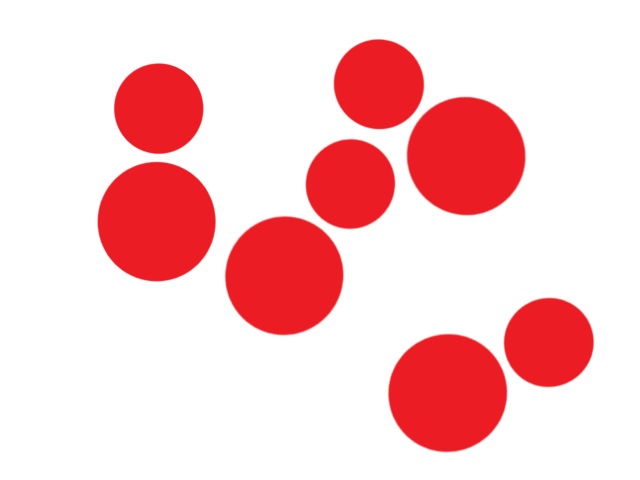
#> input picture Software/Python/Docs/CirclePicMultiple2.png, 640 x 480 px
$ python Circles.py
#> lines starting #> are read from the running program, lines starting #| are printed output that depends on the picture; after the words box and inside, x2 and y2 are one past the last pixel; in counts of white or black regions, pixels touching at a corner belong together
# -*- coding: utf-8 -*-
"""
Created on Fri Feb 21 14:04:08 2020

@author: Gille
"""


import cv2
import numpy as np
import matplotlib.pyplot as plt


planets	= cv2.imread('../Docs/CirclePicMultiple2.png')
#> planets is the input picture: shape (480, 640, 3); mean B, G, R 205.7, 204, 250.7
gray_img	=	cv2.cvtColor(planets,	cv2.COLOR_BGR2GRAY)
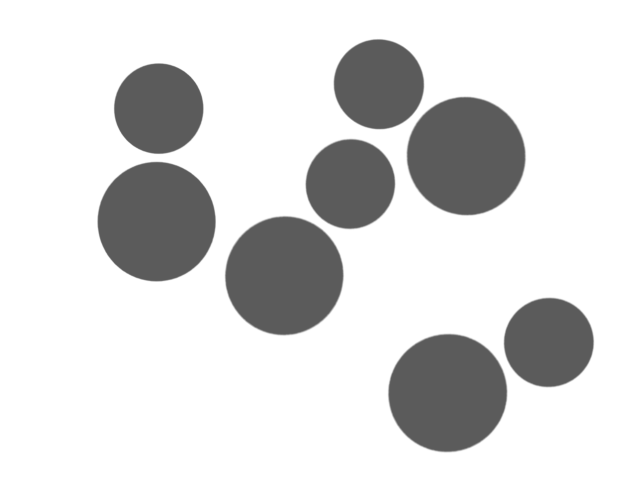
#> gray_img: shape (480, 640); min 91, max 255, mean 218.1
img	= cv2.medianBlur(gray_img,	5)
cimg = cv2.cvtColor(img,cv2.COLOR_GRAY2BGR)

#center
circles	= cv2.HoughCircles(img,cv2.HOUGH_GRADIENT,1,120,param1=100,param2=30,minRadius=0,maxRadius=0)
#> circles = [[283.5, 275.5, 58.8], [156.5, 221.5, 59.1], [447.5, 392.5, 58.7], [465.5, 155.5, 58.7]]
circles	= np.uint16(np.around(circles))
#> circles = [[284, 276, 59], [156, 222, 59], [448, 392, 59], [466, 156, 59]]

for	i in circles[0,:]:
    print('ci0:', i[0], 'ci1:', i[1], 'ci2:', i[2])
    #	draw	the	outer	circle
    cv2.circle(planets,(i[0],i[1]),i[2],(0,0,0),8)
    #	draw	the	center	of	the	circle
    cv2.circle(planets,(i[0],i[1]),2,(222,222,0),3)
#> this loop made 4 passes
#| ci0: 284 ci1: 276 ci2: 59
#| ci0: 156 ci1: 222 ci2: 59
#| ci0: 448 ci1: 392 ci2: 59
#| ci0: 466 ci1: 156 ci2: 59
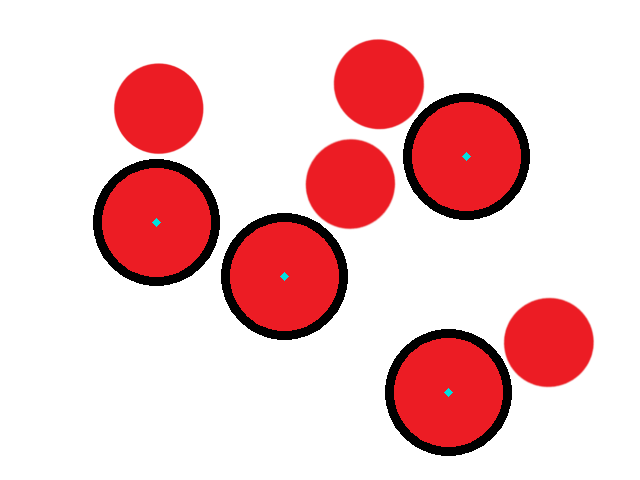
#> planets: shape (480, 640, 3); 4.36% of pixels changed, all inside (x1, y1, x2, y2) = (93, 93, 530, 456)

plt.imshow(planets)
cv2.imshow("Grayed",	gray_img)
cv2.imshow("HoughCirlces",	planets)
cv2.waitKey()
cv2.destroyAllWindows()

$ run again, with Software/Python/Docs/CirclePic.png copied over Software/Python/Docs/CirclePicMultiple2.png
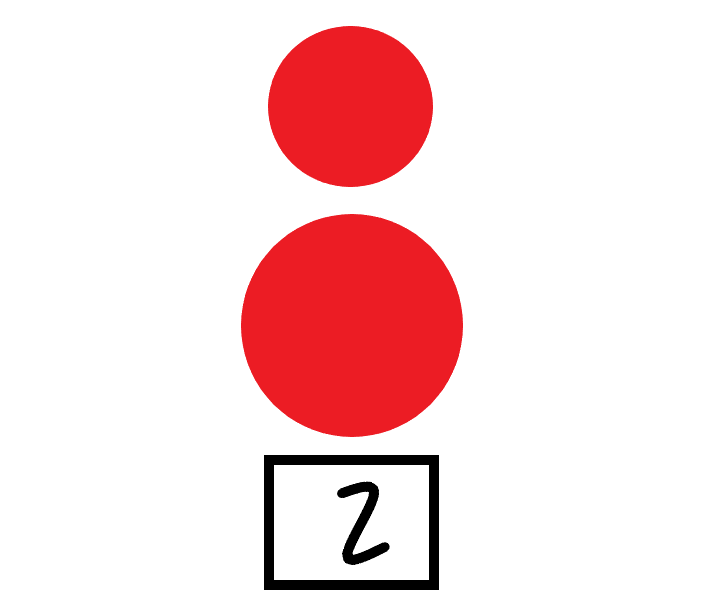
#> input picture Software/Python/Docs/CirclePic.png, 710 x 599 px
#> planets is the input picture: shape (599, 710, 3); mean B, G, R 219.9, 218.7, 247.9
#> `gray_img	=	cv2.cvtColor(planets,	cv2.COLOR_BGR2GRAY)`:
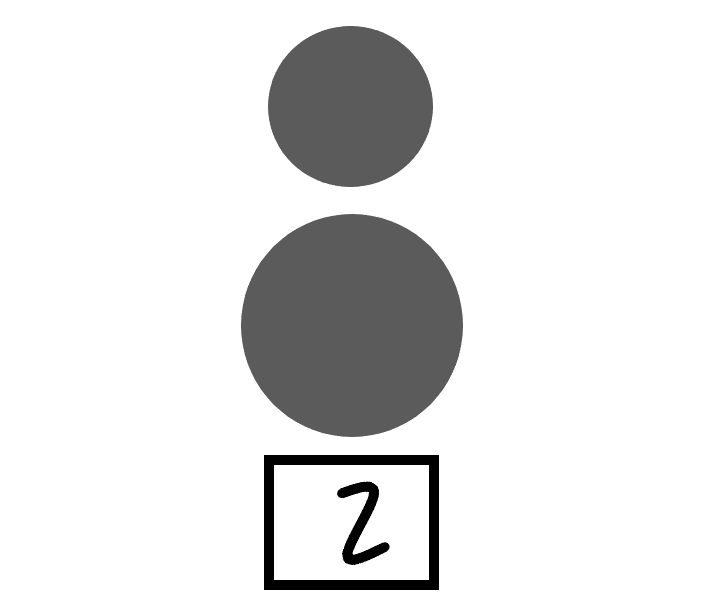
#> gray_img: shape (599, 710); min 0, max 255, mean 227.6
#> `circles	= cv2.HoughCircles(img,cv2.HOUGH_GRADIENT,1,120,param1=100,par..`: circles = [[351.5, 325.5, 110.9], [350.5, 106.5, 81.9]]
#> `circles	= np.uint16(np.around(circles))`: circles = [[352, 326, 111], [350, 106, 82]]
#> the loop `for	i in circles[0,:]:` made 2 passes
#> (printed output is left out)
#> after the loop `for	i in circles[0,:]:`:
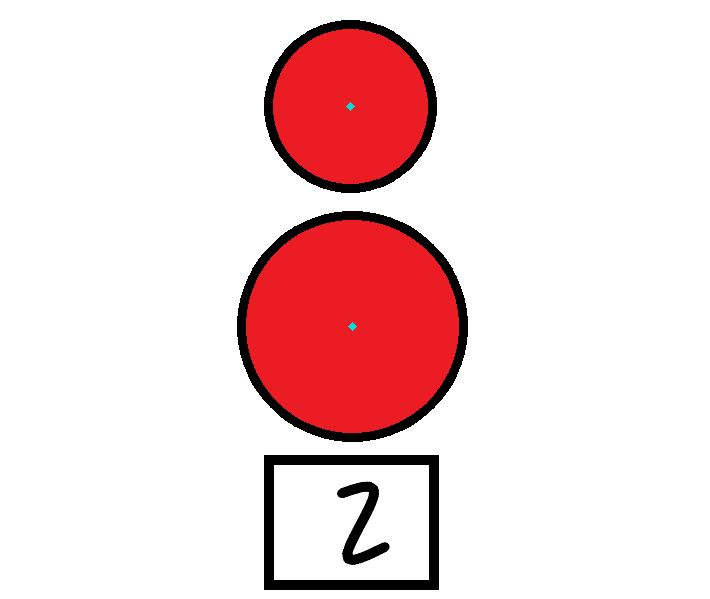
#> planets: shape (599, 710, 3); 2.57% of pixels changed, all inside (x1, y1, x2, y2) = (237, 20, 468, 442)

$ run again, with Software/Python/Docs/CirclePicMultiple.png copied over Software/Python/Docs/CirclePicMultiple2.png
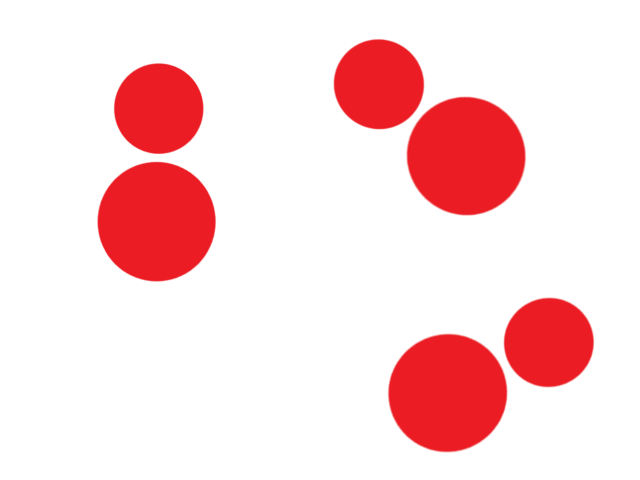
#> input picture Software/Python/Docs/CirclePicMultiple.png, 640 x 480 px
#> planets is the input picture: shape (480, 640, 3); mean B, G, R 218, 216.7, 251.8
#> `gray_img	=	cv2.cvtColor(planets,	cv2.COLOR_BGR2GRAY)`:
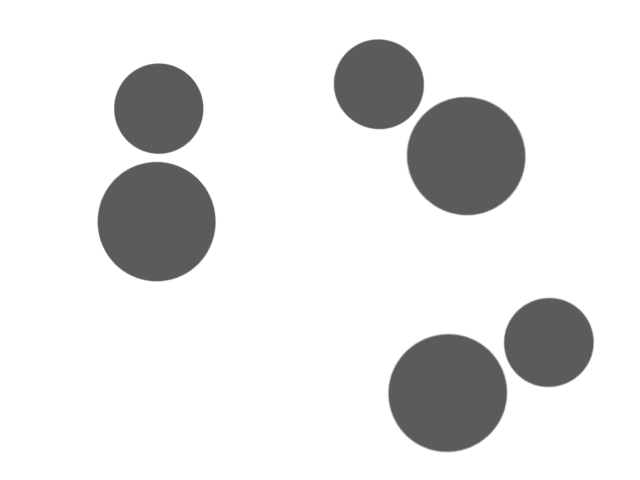
#> gray_img: shape (480, 640); min 91, max 255, mean 227.3
#> `circles	= cv2.HoughCircles(img,cv2.HOUGH_GRADIENT,1,120,param1=100,par..`: circles = [[156.5, 221.5, 59.1], [447.5, 392.5, 58.7], [465.5, 155.5, 58.7]]
#> `circles	= np.uint16(np.around(circles))`: circles = [[156, 222, 59], [448, 392, 59], [466, 156, 59]]
#> the loop `for	i in circles[0,:]:` made 3 passes
#> (printed output is left out)
#> after the loop `for	i in circles[0,:]:`:
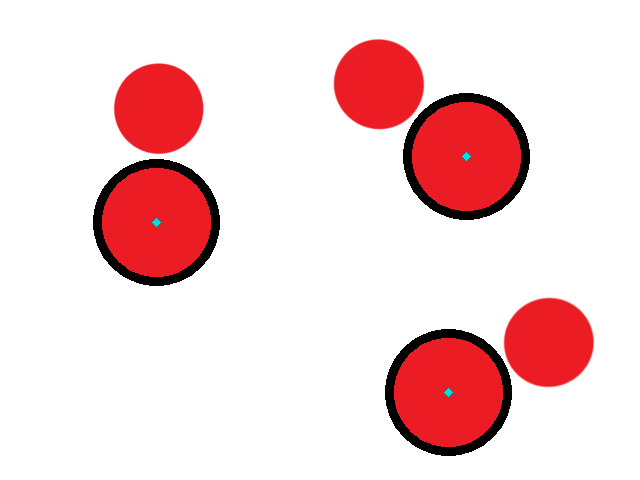
#> planets: shape (480, 640, 3); 3.27% of pixels changed, all inside (x1, y1, x2, y2) = (93, 93, 530, 456)

$ run again, with Software/Python/Docs/UGV.png copied over Software/Python/Docs/CirclePicMultiple2.png
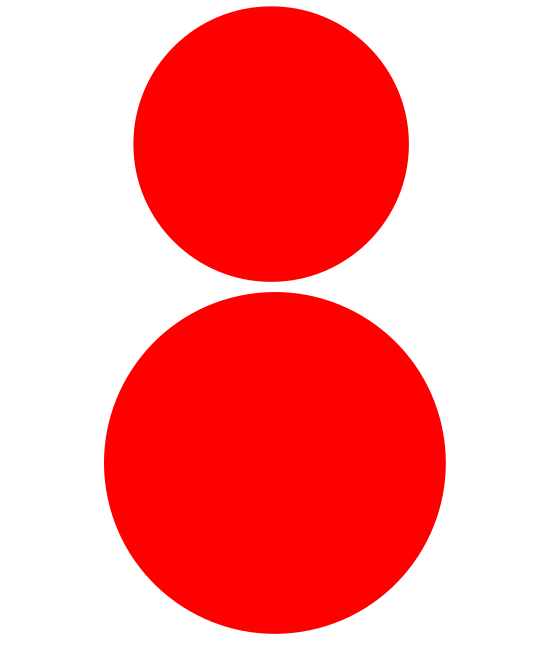
#> input picture Software/Python/Docs/UGV.png, 556 x 645 px
#> planets is the input picture: shape (645, 556, 3); mean B, G, R 147.4, 147.4, 255
#> `gray_img	=	cv2.cvtColor(planets,	cv2.COLOR_BGR2GRAY)`:
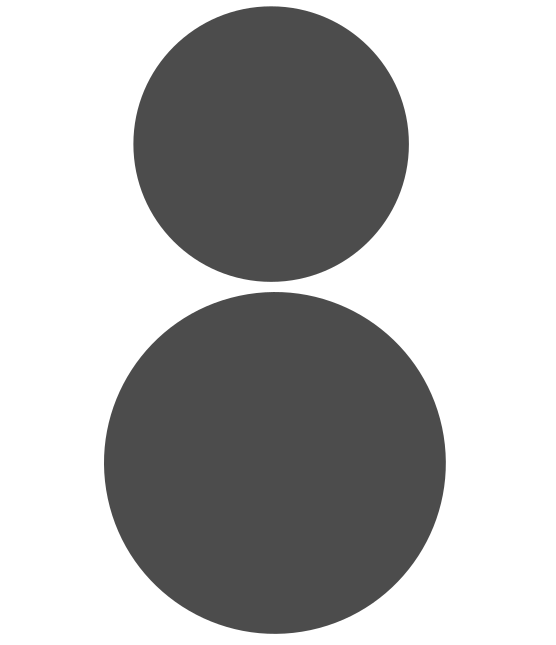
#> gray_img: shape (645, 556); min 76, max 255, mean 179.4
#> `circles	= cv2.HoughCircles(img,cv2.HOUGH_GRADIENT,1,120,param1=100,par..`: circles = [[274.5, 462.5, 171.2], [270.5, 144.5, 137.7]]
#> `circles	= np.uint16(np.around(circles))`: circles = [[274, 462, 171], [270, 144, 138]]
#> the loop `for	i in circles[0,:]:` made 2 passes
#> (printed output is left out)
#> after the loop `for	i in circles[0,:]:`:
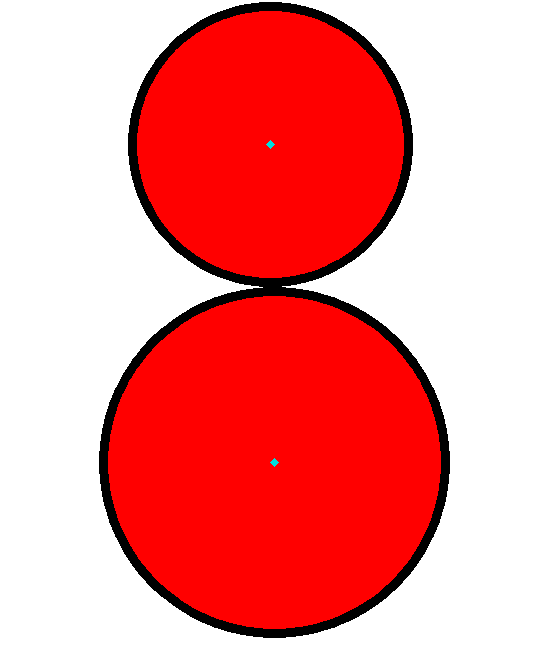
#> planets: shape (645, 556, 3); 4.89% of pixels changed, all inside (x1, y1, x2, y2) = (99, 2, 450, 638)
